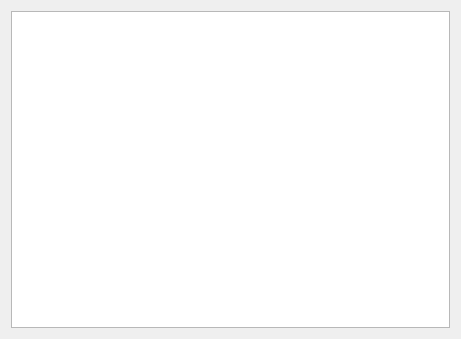
<?xml version="1.0" encoding="UTF-8"?>
<ui version="4.0">
 <class>ErrorCounterDialog</class>
 <widget class="QDialog" name="ErrorCounterDialog">
  <property name="geometry">
   <rect>
    <x>0</x>
    <y>0</y>
    <width>461</width>
    <height>339</height>
   </rect>
  </property>
  <property name="windowTitle">
   <string>Error Counters</string>
  </property>
  <layout class="QVBoxLayout" name="verticalLayout">
   <item>
    <widget class="QListWidget" name="list_errors"/>
   </item>
  </layout>
 </widget>
 <resources/>
 <connections/>
</ui>
